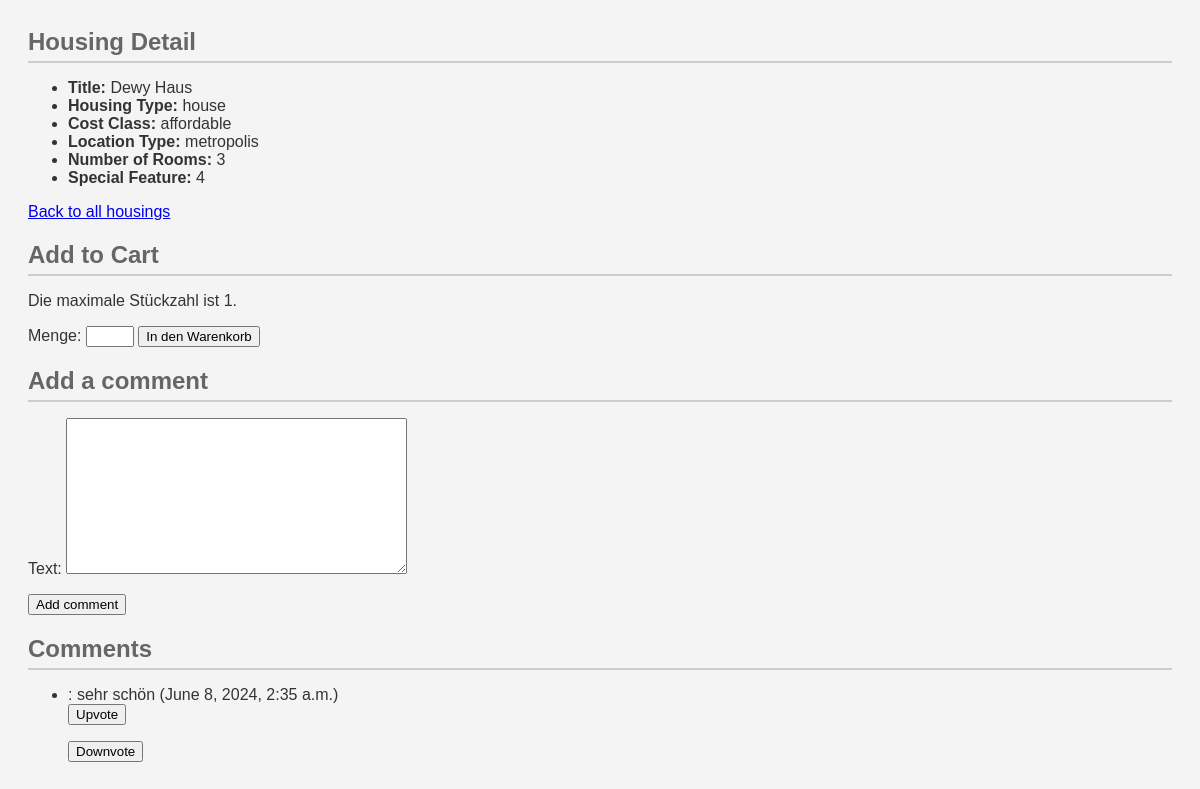
The page /housings/show/1/ on the database its author committed.
### HolidayHousings/models.py (models this page shows, shortened)
class HolidayHousing(models.Model):
    TYPE = [
        ('F', 'flat'),
        ('H', 'house'),
        ('S', 'special location')
    ]
    type = models.CharField(
        max_length=1,
        choices=TYPE
    )
    COSTS = [
        ('C', 'cheap'),
        ('A', 'affordable'),
        ('E', 'expensive'),
        ('L', 'luxury')
    ]
    costs = models.CharField(
        max_length=1,
        choices=COSTS
    )
    LOCATION = [
        ('M', 'metropolis'),
        ('V', 'village'),
        ('N', 'nature'),
        ('C', 'city')
    ]
    location = models.CharField(
        max_length=1,
        choices=LOCATION
    )
    title = models.CharField(max_length=50)
    image = models.ImageField(upload_to='housing_images/', null=True, blank=True)  # ImageField hinzugefügt
    rooms = models.IntegerField()
    price = models.DecimalField(max_digits=10, decimal_places=2)  # DecimalField für den Preis hinzugefügt
    max_quantity = models.PositiveIntegerField(default=1, help_text='Maximale Stückanzahl pro Bestellung')
    specials = models.CharField(max_length=50)
    myuser = models.ForeignKey(
        settings.AUTH_USER_MODEL,
        on_delete=models.CASCADE,
        related_name='holiday_housing_created_by',
        related_query_name='holiday_housing_created_by'
    )
    def get_upvotes(self):
        upvotes = Vote.objects.filter(up_or_down='U', holiday_housing=self)
        return upvotes
    def get_upvotes_count(self):
        return len(self.get_upvotes())
    def get_downvotes(self):
        downvotes = Vote.objects.filter(up_or_down='D', holiday_housing=self)
        return downvotes
    def get_downvotes_count(self):
        return len(self.get_downvotes())
    class Meta:
        ordering = ['costs', 'type', 'location']
        verbose_name = 'Holiday Housing'
        verbose_name_plural = 'Holiday Housings'

class Comment(models.Model):
    text = models.TextField(max_length=500)
    timestamp = models.DateTimeField(auto_now_add=True)
    myuser = models.ForeignKey(settings.AUTH_USER_MODEL, on_delete=models.CASCADE)
    holiday_housing = models.ForeignKey(HolidayHousing, on_delete=models.CASCADE)
    class Meta:
        ordering = ['timestamp']
        verbose_name = 'Comment'
        verbose_name_plural = 'Comments'

### HolidayHousings/views.py (the view)
# urls.py: path('show/<int:pk>/', views.housing_detail, name='housing-detail'),
def housing_detail(request, pk):
    current_single_housing = get_object_or_404(HolidayHousing, pk=pk)
    current_myuser = request.user
    if request.method == 'POST':
        comment_form = CommentForm(request.POST)
        comment_form.instance.myuser = current_myuser
        comment_form.instance.holiday_housing = current_single_housing
        if comment_form.is_valid():
            comment_form.save()
        else:
            print(comment_form.errors)
    else:
        comment_form = CommentForm()
    comments = Comment.objects.filter(holiday_housing=current_single_housing)
    context = {
        'single_housing': current_single_housing,
        'comments_on_the_housing': comments,
        'upvotes': current_single_housing.get_upvotes_count(),
        'downvotes': current_single_housing.get_downvotes_count(),
        'comment_form': comment_form,
    }
    return render(request, 'housing-detail.html', context)

### HolidayHousings/forms.py
class CommentForm(forms.ModelForm):
    class Meta:
        model = Comment
        fields = ['text']
        widgets = {
            'myuser': forms.HiddenInput(),
            'holiday_housing': forms.HiddenInput(),
            'timestamp': forms.HiddenInput(),
        }

### HolidayHousings/templates/housing-detail.html (shortened to what this page needs)
{% extends 'home.html' %}
{% load static %}
{% block content %}
    <h2>Housing Detail</h2>
    <ul>
        <li><strong>Title:</strong> {{ single_housing.title }}</li>
        <li><strong>Housing Type:</strong> {{ single_housing.get_type_display }}</li>
        <li><strong>Cost Class:</strong> {{ single_housing.get_costs_display }}</li>
        <li><strong>Location Type:</strong> {{ single_housing.get_location_display }}</li>
        <li><strong>Number of Rooms:</strong> {{ single_housing.rooms }}</li>
        <li><strong>Special Feature:</strong> {{ single_housing.specials }}</li>
    </ul>
    <a href="{% url 'housing-list' %}">Back to all housings</a>
    <h2>Add to Cart</h2>
    <p>Die maximale Stückzahl ist {{ single_housing.max_quantity }}.</p>
    <form method="post" action="{% url 'add_to_cart' single_housing.id %}">
        <label for="quantity">Menge:</label>
        <input type="number" id="quantity" name="quantity" min="1" max="{{ single_housing.max_quantity }}" required>
        <button type="submit">In den Warenkorb</button>
    </form>
    <h2>Add a comment</h2>
    <form method="post" action="{% url 'housing-detail' pk=single_housing.pk %}">
        {{ comment_form.as_p }}
        <button type="submit">Add comment</button>
    </form>
    <h2>Comments</h2>
    {% if comments_on_the_housing %}
        <ul>
            {% for comment in comments_on_the_housing %}
                <li>
                    {{ comment.user }}: {{ comment.text }} ({{ comment.timestamp }})
                    <form method="post" action="{% url 'comment-vote' comment.pk 'U' %}">
                        <button type="submit" class="vote-button">Upvote</button>
                    </form>
                    <form method="post" action="{% url 'comment-vote' comment.pk 'D' %}">
                        <button type="submit" class="vote-button">Downvote</button>
                    </form>
                </li>
            {% endfor %}
        </ul>
    {% else %}
        <p>No comments yet.</p>
    {% endif %}
{% endblock %}

### HolidayHousings/static/css/style.css (style rules this page uses)
h2 { font-size: 24px; color: #666; margin-bottom: 15px; border-bottom: 2px solid #ccc; padding-bottom: 5px; }

### rows shown on the page
HolidayHousing: title "Dewy Haus", type "house", costs "affordable", location "metropolis", rooms "3", specials "4", max_quantity "1"
Comment: text "sehr schön", timestamp "June 8, 2024, 2:35 a.m."
